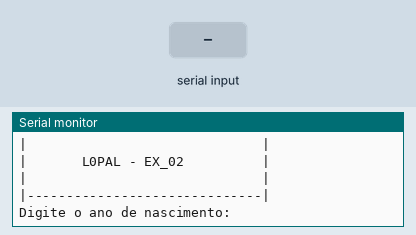
Simulated run of this sketch. Board: Arduino Uno, built with avr-gcc and run on an emulated ATmega328P. On the bench: the last lines printed to the serial monitor. The test bench sets the inputs (shaded band).

Above: at 1.2 s.
1.3 s: "90,45\n" received over Serial
At 2.7 s:
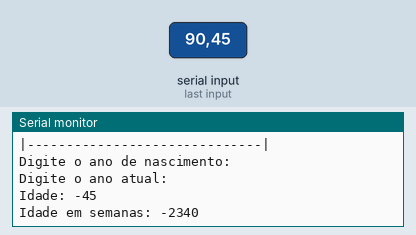
At 7.8 s:
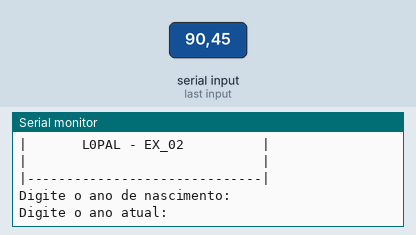

The sketch:

2-variavel_ano_de_nascimento_e_ano_atual1__1_.ino
```cpp
// Faça um programa que receba o ano de nascimento de uma pessoa e
// o ano atual. Calcule e imprima:
// a. A idade dessa pessoa
// b. Essa idade convertida em semana

// Variáveis
int anonascimento = 0;
int anoatual = 0;
int idade = 0;
int idadesemana = 0;

void setup() {
  Serial.begin(9600);
}

void loop()
 {
  //cabeçalho
  Serial.println("|------------------------------|");
  Serial.println("|                              |");
  Serial.println("|       L0PAL - EX_02          |");
  Serial.println("|                              |");
  Serial.println("|------------------------------|");


  Serial.println();//pula uma linha
  Serial.println();//pula uma linha


  // Entrada
  Serial.println("Digite o ano de nascimento:");
  while (!Serial.available()) {}//espera o usuario digitar
  anonascimento = Serial.parseInt();//converte o texto que o usuario digitar em inteiro

  Serial.println("Digite o ano atual:");
  while (!Serial.available()) {}
  anoatual = Serial.parseInt();

  // Processamento
  idade = anoatual - anonascimento;
  idadesemana = idade * 52;

  // Saída
  Serial.println("Idade: " + String(idade));
  Serial.println("Idade em semanas: " + String(idadesemana));

  delay(5000);
}
```

Measured:
- after the input at 1.3 s, the serial monitor: prints a new line at once (image 1)
